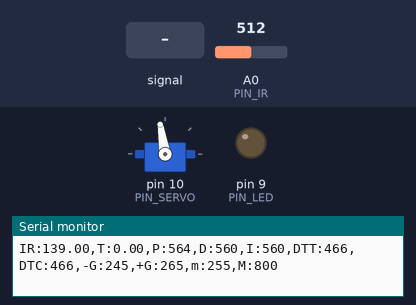
This sketch was run on a simulated Arduino Uno, built with avr-gcc and run on an emulated ATmega328P. Shown: servo, output pins drawn as LEDs (lit = HIGH), the last lines printed to the serial monitor. The inputs (shaded band) are chosen by the test bench; at power-on: A0 (PIN_IR) = 512.

Above: at 1.2 s.
1.3 s: A0 (PIN_IR) fed a 200 Hz sine of ±81 counts around its level
4.3 s: A0 (PIN_IR) set to 190
6.3 s: A0 (PIN_IR) set to 210
At 6.7 s:
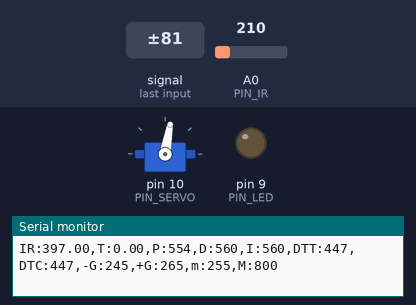
Timing chart, 0 to 9.3 s (numbered marks = the images above; inputs shaded):
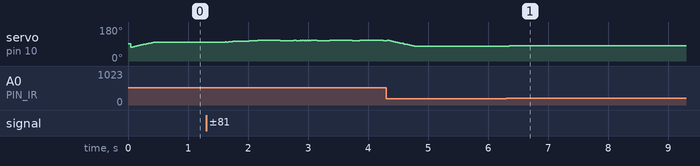

Measured:
- after the input at 6.3 s, servo on pin 10 (PIN_SERVO): 77° → 80° at once

The sketch:

pidcon.ino
```cpp
#include <Servo.h>

/////////////////////////////
// Configurable parameters //
/////////////////////////////

// Arduino pin assignment
#define PIN_LED 9   			// [1234] LED를 아두이노 GPIO 9번 핀에 연결
#define PIN_SERVO 10		// [3069] 서보모터를 아두이노 GPIO 10번 핀에 연결
#define PIN_IR A0			// [3070] 적외선 센서를 아두이노 아날로그 A0핀에 연결

// Framework setting
#define _DIST_TARGET 255		// 목표하는 위치
#define _DIST_MIN 100		//[3050] 거리의 최솟값이 100mm
#define _DIST_MAX 410                   //[3068] 거리의 최대값 410mm

// Distance sensor
#define _DIST_ALPHA 0.5
#define a 64
#define b 298

// Servo range
#define _DUTY_MIN 1280 		// [3052] 서보의 최소각도를 microseconds로 표현
#define _DUTY_NEU 1480 		// [3070] 레일플레이트 중립위치를 만드는 서보 duty값
#define _DUTY_MAX 1680                //[3062] 서보의 최대각도의 microseconds의 값

// Servo speed control
#define _SERVO_ANGLE 25 	// [3131] 최대 가동범위에 따른 목표 서보 회전각
#define _SERVO_SPEED 80 	//[3064]서보 속도를 30으로

// Event periods
#define _INTERVAL_DIST 10 	// 적외선센서 업데이트 주기
#define _INTERVAL_SERVO 10 	// 서보 업데이트 주기
#define _INTERVAL_SERIAL 100 	// [3070] 시리얼 플로터 갱신 속도

// PID parameters
#define _KP 0.75  // P 이득 비율
#define _KI 17.5   // I 이득 비율
#define _KD 175.0 // D 이득 비율
#define _ITERM_MAX 200

// ir filter
#define LENGTH 70
#define k_LENGTH 15


//////////////////////
// global variables //
//////////////////////

// Servo instance
Servo myservo; // [3070] 서보 객체 생성

// Distance sensor
float dist_target; // [1234] location to send the ball
float dist_raw, dist_ema; // [3070] 거리와 노이즈 필터 적용 후 거리를 저장하기 위한 변수

// Event periods
unsigned long last_sampling_time_dist, last_sampling_time_servo,last_sampling_time_serial;
// 각 이벤트별 업데이트를 위해 측정하는 시간
//[3054] 마지막으로 측정한 거리, 마지막으로 측정한 서보 각도 (unsigned long : 부호없는 정수형)
bool event_dist, event_servo, event_serial;	// 이벤트별 이번 루프에서 업데이트 여부

// Servo speed control
int duty_chg_per_interval; // [3055] 서보속도 제어를 위한 변수 선언
int duty_target, duty_curr, duty_neutral;	// [3131] 목표duty, 현재duty 중앙duty

// PID variables
float error_curr, error_prev, control, pterm, dterm, iterm; // [3070] PID 제어를 위한 현재 오차, 이전오차, 컨트롤(?), p 값, d 값, i 값 변수 선언


void setup() {
// initialize GPIO pins for LED and attach servo
    pinMode(PIN_LED, OUTPUT); //[3062] 핀 LED 활성화
    myservo.attach(PIN_SERVO); // [3070] 서보 구동을 위한 서보 초기화

    // initialize global variables
    duty_curr = _DUTY_MIN; // [3055] duty_target, duty_curr 초기화
    duty_target = _DIST_TARGET;
    duty_neutral = _DUTY_NEU;
    last_sampling_time_dist, last_sampling_time_servo, last_sampling_time_serial = 0;
    // [3055] 샘플링 타임 변수 초기화
    dist_raw = dist_ema = 0; // [3055] dist 변수 초기화
    pterm = iterm = dterm = 0; // pid 제어값에서 우선 p 만 사용하도록

    error_prev = 0;

    // move servo to neutral position
    myservo.writeMicroseconds(_DUTY_NEU);
    //while(1) {}

    // initialize serial port
    Serial.begin(57600);

    // convert angle speed into duty change per interval.
    duty_chg_per_interval = int((_DUTY_MAX - _DUTY_MIN) * ((float)_SERVO_SPEED /  _SERVO_ANGLE) * (float(_INTERVAL_DIST) / 1000.0));

}

void loop() {
    /////////////////////
    // Event generator //
    /////////////////////
    unsigned long time_curr = millis(); // [3070] 이벤트 업데이트 주기 계산을 위한 현재 시간
    // [3070] 이벤트 주기가 돌아올때까지 현재시간과 비교하며 기다리도록 함.
    if(time_curr >= last_sampling_time_dist + _INTERVAL_DIST) {
        last_sampling_time_dist += _INTERVAL_DIST;
        event_dist = true;
    }
    if(time_curr >= last_sampling_time_servo + _INTERVAL_SERVO) {
        last_sampling_time_servo += _INTERVAL_SERVO;
        event_servo = true;
    }
    if(time_curr >= last_sampling_time_serial + _INTERVAL_SERIAL) {
        last_sampling_time_serial += _INTERVAL_SERIAL;
        event_serial = true;
    }

    ////////////////////
    // Event handlers //
    ////////////////////

    if(event_dist) {
        event_dist = false; // 업데이트 대기
        // get a distance reading from the distance sensor
        dist_raw = ir_distance_filtered(); // 센서 값 받아와서 변수에 저장
        dist_ema = _DIST_ALPHA * dist_raw + (1 - _DIST_ALPHA) * dist_ema;
        // dist_ema 설정

        // PID control logic
        error_curr = _DIST_TARGET - dist_raw; // 오차 계산

        pterm = _KP * error_curr;
        dterm = _KD * (error_curr - error_prev);
        iterm += _KI * error_curr;
        control = pterm + dterm;

        // Limit iterm
        if (abs(iterm) > _ITERM_MAX) iterm = 0;
        if (iterm > _ITERM_MAX) iterm = _ITERM_MAX;
        if (iterm < -_ITERM_MAX) iterm = -_ITERM_MAX;

        duty_target = _DUTY_NEU + control;

        // Limit duty_target within the range of [_DUTY_MIN, _DUTY_MAX]
        if(duty_target < _DUTY_MIN) duty_target = _DUTY_MIN;
        if(duty_target > _DUTY_MAX) duty_target = _DUTY_MAX;

        // update error_prev
        error_prev = error_curr;

        // duyy_target = _DUTY_NEU + (control - X) * (control > X ? _DUTY_MAX - _DUTY_NEU : _DUTY_NEU - _DUTY_MIN);
        // keep duty_target value within the range of [_DUTY_MIN, _DUTY_MAX]
    }

    if(event_servo) {
        event_servo = false; // 업데이트 대기
        // adjust duty_curr toward duty_target by duty_chg_per_interval
        if(duty_target > duty_curr) { // [3070]
            duty_curr += duty_chg_per_interval;
            if(duty_curr > duty_target) duty_curr = duty_target;
        }
        else {
            duty_curr -= duty_chg_per_interval;
            if(duty_curr < duty_target) duty_curr = duty_target;
        }

        // update servo position
        myservo.writeMicroseconds((int)duty_curr); // [3070]

        event_servo = false; // [3055] 모든 작업이 끝나면 이벤트를 다시 false로
    }

    if(event_serial) {
        event_serial = false;
        Serial.print("IR:");
        Serial.print(dist_ema);
        Serial.print(",T:");
        Serial.print(dist_target);
        Serial.print(",P:");
        Serial.print(map(pterm,-1000,1000,510,610));
        Serial.print(",D:");
        Serial.print(map(dterm,-1000,1000,510,610));
        Serial.print(",I:");
        Serial.print(map(iterm,-1000,1000,510,610));
        Serial.print(",DTT:");
        Serial.print(map(duty_target,1000,2000,410,510));
        Serial.print(",DTC:");
        Serial.print(map(duty_curr,1000,2000,410,510));
        Serial.println(",-G:245,+G:265,m:255,M:800");
    }
}

float ir_distance(void){ // return value unit: mm
    float val; // [3055] 변수 val 선언
    float volt = float(analogRead(PIN_IR)); // [3055] volt변수에 적외선 센서 측정값 입력
    val = ((6762.0/(volt - 9.0)) - 4.0) * 10.0; // [3055] volt 값 보정
    return val; // [3055] val 리턴
}

float ir_distance_filtered(void){ // return value unit: mm
    int cnt = 0;
    int sum = 0;
    int dist_list[LENGTH+1];
    while (cnt < LENGTH)
    {
        dist_list[cnt] = 100 + 300.0 / (b - a) * (ir_distance() - a);
        sum += dist_list[cnt];
        cnt++;
    }

    for (int i = 0; i < LENGTH-1; i++){
        for (int j = i+1; j < LENGTH; j++){
            if (dist_list[i] > dist_list[j]) {
                float tmp = dist_list[i];
                dist_list[i] = dist_list[j];
                dist_list[j] = tmp;
            }
        }
    }

    for (int i = 0; i < k_LENGTH; i++) {
        sum -= dist_list[i];
    }
    for (int i = 1; i <= k_LENGTH; i++) {
        sum -= dist_list[LENGTH-i];
    }

    return sum/(LENGTH-2*k_LENGTH);
}
```
